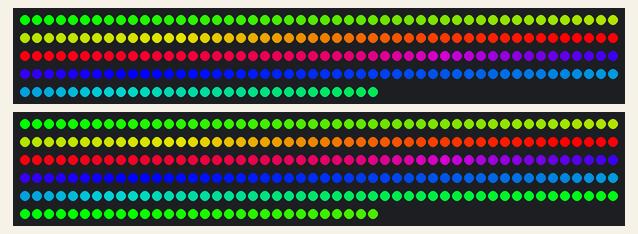
The program below on a simulated Arduino Mega 2560, built with avr-gcc and run on an emulated ATmega2560. On the bench: 230 RGB LEDs in strip order, left to right, continuing on the next row, 280 RGB LEDs in strip order, left to right, continuing on the next row. Colours are those a GRB WS2812 strip shows for the declared byte order.

Above: at 3.21 s.
At 6.35 s:
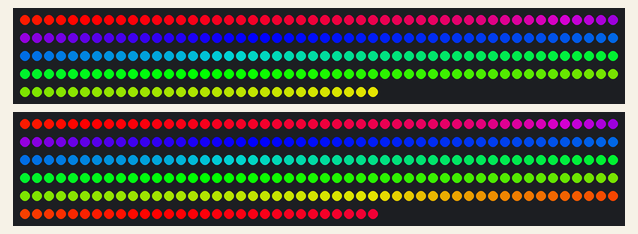
At 10.42 s:
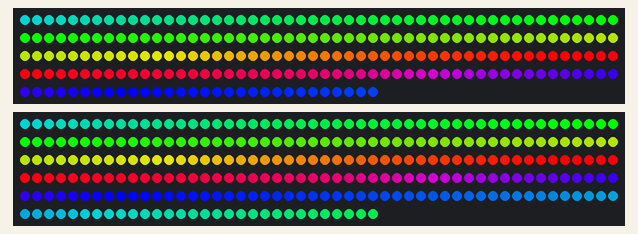
At 19.81 s:
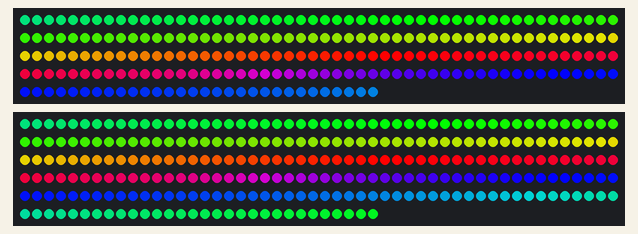
At 26.7 s:
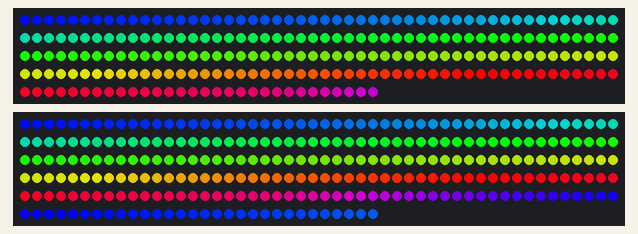
At 38.29 s:
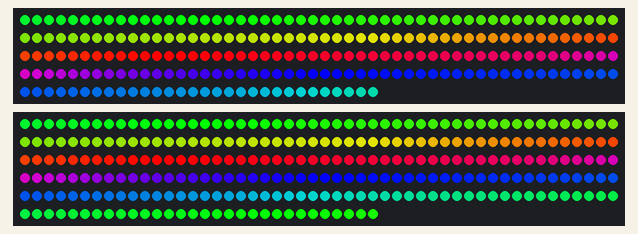

The program:

main.cpp
```cpp
#include <Arduino.h>
#include <FastLED.h>

#define LED_PIN_1     7
#define LED_PIN_2     8
#define NUM_LEDS_PER_STRIPE_LEFT    230
#define NUM_LEDS_PER_STRIPE_RIGHT    280
#define BRIGHTNESS  255
#define LED_TYPE    WS2812B
#define COLOR_ORDER RGB
CRGB leds_l[NUM_LEDS_PER_STRIPE_LEFT];
CRGB leds_r[NUM_LEDS_PER_STRIPE_RIGHT];

int del_val = 100;
byte delaytime = 250;
int wave;

CRGBPalette16 currentPalette;
TBlendType    currentBlending;
#define UPDATES_PER_SECOND 100

void setup() {
  delay(3000); // power-up safety delay
  FastLED.addLeds<LED_TYPE, LED_PIN_1, COLOR_ORDER>(leds_l, NUM_LEDS_PER_STRIPE_LEFT).setCorrection(TypicalLEDStrip);
  FastLED.addLeds<LED_TYPE, LED_PIN_2, COLOR_ORDER>(leds_r, NUM_LEDS_PER_STRIPE_RIGHT).setCorrection(TypicalLEDStrip);
  FastLED.setBrightness(BRIGHTNESS);
  FastLED.setMaxPowerInVoltsAndMilliamps(12,16000);
  FastLED.clear();
  FastLED.show();

  currentPalette = RainbowColors_p;
  currentBlending = LINEARBLEND;
  Serial.begin(115200);
}
/*
void wait(float factor) {
  FastLED.delay(delaytime*factor);
}

void cleanBL(bool shouw) {
  for(int i = 0; i < NUM_LEDS_PER_STRIPE/2; i++) {
    leds_l[i].setRGB(0,0,0);
  }
  if(shouw) {
    FastLED.show();
  }
}

void cleanFL(bool shouw) {
  for(int i = NUM_LEDS_PER_STRIPE/2; i < NUM_LEDS_PER_STRIPE; i++) {
    leds_l[i].setRGB(0,0,0);
  }
  if(shouw) {
    FastLED.show();
  }
}

void cleanFR(bool shouw) {
  for(int i = NUM_LEDS_PER_STRIPE/2; i < NUM_LEDS_PER_STRIPE; i++) {
    leds_r[i].setRGB(0,0,0);
  }
  if(shouw) {
    FastLED.show();
  }
}

void cleanBR(bool shouw) {
  for(int i = 0; i < NUM_LEDS_PER_STRIPE/2; i++) {
    leds_r[i].setRGB(0,0,0);
  }
  if(shouw) {
    FastLED.show();
  }
}

void cleanall() {
  FastLED.clear();
  FastLED.show();
}

void colorBL(byte hue, bool shouw) {
  for(int i = 0; i < NUM_LEDS_PER_STRIPE/2; i++) {
    leds_l[i].setHue(hue);
  }
  if(shouw) {
    FastLED.show();
  }
}

void colorFL(byte hue, bool shouw) {
  for(int i = NUM_LEDS_PER_STRIPE/2; i < NUM_LEDS_PER_STRIPE; i++) {
    leds_l[i].setHue(hue);
  }
  if(shouw) {
    FastLED.show();
  }
}

void colorFR(byte hue, bool shouw) {
  for(int i = NUM_LEDS_PER_STRIPE/2; i < NUM_LEDS_PER_STRIPE; i++) {
    leds_r[i].setHue(hue);
  }
  if(shouw) {
    FastLED.show();
  }
}

void colorBR(byte hue, bool shouw) {
  for(int i = 0; i < NUM_LEDS_PER_STRIPE/2; i++) {
    leds_r[i].setHue(hue);
  }
  if(shouw) {
    FastLED.show();
  }
}
*/
/*
void colspBL(byte hue, byte startled, byte endled, bool shouw) {
  for(byte i = startled-1; i <= endled-1; i++) {
    ledsBL[i].setHue(hue);
  }
  if(shouw) {
    FastLED.show();
  }
}

void colspFL(byte hue, byte startled, byte endled, bool shouw) {
  for(byte i = startled-1; i <= endled-1; i++) {
    ledsFL[i].setHue(hue);
  }
  if(shouw) {
    FastLED.show();
  }
}

void colspFR(byte hue, byte startled, byte endled, bool shouw) {
  for(byte i = startled-1; i <= endled-1; i++) {
    ledsFR[i].setHue(hue);
  }
  if(shouw) {
    FastLED.show();
  }
}

void colspBR(byte hue, byte startled, byte endled, bool shouw) {
  for(byte i = startled-1; i <= endled-1; i++) {
    ledsBR[i].setHue(hue);
  }
  if(shouw) {
    FastLED.show();
  }
}
*/
/*
void whiteBL(bool shouw) {
  for(int i = 0; i < NUM_LEDS_PER_STRIPE/2; i++) {
    leds_l[i].setRGB(255,255,255);
  }
  if(shouw) {
    FastLED.show();
  }
}

void whiteFL(bool shouw) {
  for(int i = NUM_LEDS_PER_STRIPE/2; i < NUM_LEDS_PER_STRIPE; i++) {
    leds_l[i].setRGB(255,255,255);
  }
  if(shouw) {
    FastLED.show();
  }
}

void whiteFR(bool shouw) {
  for(int i = NUM_LEDS_PER_STRIPE/2; i < NUM_LEDS_PER_STRIPE; i++) {
    leds_r[i].setRGB(255,255,255);
  }
  if(shouw) {
    FastLED.show();
  }
}

void whiteBR(bool shouw) {
  for(int i = 0; i < NUM_LEDS_PER_STRIPE/2; i++) {
    leds_r[i].setRGB(255,255,255);
  }
  if(shouw) {
    FastLED.show();
  }
}
*/
/*
void whispBL(byte startled, byte endled, bool shouw) {
  for(byte i = startled-1; i <= endled-1; i++) {
    ledsBL[i].setRGB(255,255,255);
  }
  if(shouw) {
    FastLED.show();
  }
}

void whispFL(byte startled, byte endled, bool shouw) {
  for(byte i = startled-1; i <= endled-1; i++) {
    ledsFL[i].setRGB(255,255,255);
  }
  if(shouw) {
    FastLED.show();
  }
}

void whispFR(byte startled, byte endled, bool shouw) {
  for(byte i = startled-1; i <= endled-1; i++) {
    ledsFR[i].setRGB(255,255,255);
  }
  if(shouw) {
    FastLED.show();
  }
}

void whispBR(byte startled, byte endled, bool shouw) {
  for(byte i = startled-1; i <= endled-1; i++) {
    ledsBR[i].setRGB(255,255,255);
  }
  if(shouw) {
    FastLED.show();
  }
}
*/
/*
void rgbBL(byte r, byte g, byte b, bool shouw) {
  for(int i = 0; i < NUM_LEDS_PER_STRIPE/2; i++) {
    leds_l[i].setRGB(r,g,b);
  }
  if(shouw) {
    FastLED.show();
  }
}

void rgbFL(byte r, byte g, byte b, bool shouw) {
  for(int i = NUM_LEDS_PER_STRIPE/2; i < NUM_LEDS_PER_STRIPE; i++) {
    leds_l[i].setRGB(r,g,b);
  }
  if(shouw) {
    FastLED.show();
  }
}

void rgbFR(byte r, byte g, byte b, bool shouw) {
  for(int i = NUM_LEDS_PER_STRIPE/2; i < NUM_LEDS_PER_STRIPE; i++) {
    leds_r[i].setRGB(r,g,b);
  }
  if(shouw) {
    FastLED.show();
  }
}

void rgbBR(byte r, byte g, byte b, bool shouw) {
  for(int i = 0; i < NUM_LEDS_PER_STRIPE/2; i++) {
    leds_r[i].setRGB(r,g,b);
  }
  if(shouw) {
    FastLED.show();
  }
}

void Cruise1() {
      colorBL(0,0);
      colorBR(160,0);
      colorFR(160,0);
      colorFL(0,1);
}

void Emergency1() {

      colorBL(0,0);
      colorFL(160,0);
      colorFR(0,0);
      colorBR(160,0);
       wait(0.28);
      cleanall();
       wait(0.14); // <- rep1
      colorBL(0,0);
      colorFL(160,0);
      colorFR(0,0);
      colorBR(160,0);
       wait(0.28);
      cleanall();
       wait(0.14); // <- rep2

      colorBL(0,0);
      colorFL(160,0);
      colorFR(0,0);
      colorBR(160,0);
       wait(0.57);
      cleanall();
       wait(0.57);

      colorBR(0,0);
      colorFR(160,0);
      colorFL(0,0);
      colorBL(160,0);
       wait(0.28);
      cleanall();
       wait(0.14); // <- rep1
      colorBR(0,0);
      colorFR(160,0);
      colorFL(0,0);
      colorBL(160,0);
       wait(0.28);
      cleanall();
       wait(0.14); // <- rep2

      colorBR(0,0);
      colorFR(160,0);
      colorFL(0,0);
      colorBL(160,0);
       wait(0.57);
      cleanall();
       wait(0.57);
}

void Emergency2() {
      colorBL(0,0);
      colorFR(160,0);
       wait(0.3);
       wait(0.3);

      colorBL(0,0);
      cleanFL(0);
      colorFR(160,0);
      cleanBR(0);
       wait(0.3);
      cleanBL(0);
      colorFL(0,0);
      cleanFR(0);
      colorBR(160,0);
       wait(0.3);
       wait(0.3);
       wait(0.3);
      colorBL(0,0);
      cleanFL(0);
      colorFR(160,0);
      cleanBR(0);
       wait(0.3);
       wait(0.3);
       wait(0.3);
      cleanBL(0);
      colorFL(0,0);
      cleanFR(0);
      colorBR(160,0);

      colorBL(0,0);
      cleanFL(0);
      colorFR(160,0);
      cleanBR(0);
       wait(0.3);
      cleanBL(0);
      colorFL(0,0);
      cleanFR(0);
      colorBR(160,0);
       wait(0.3);
       wait(0.3);
       wait(0.3);
      colorBL(0,0);
      cleanFL(0);
      colorFR(160,0);
      cleanBR(0);
       wait(0.3);
       wait(0.3);
       wait(0.3);
      cleanBL(0);
      colorFL(0,0);
      cleanFR(0);
      colorBR(160,0);
       wait(0.3);
      cleanFL(0);
      cleanBR(0);
       wait(0.3);
      colorFL(0,0);
      colorBR(160,0);
       wait(0.3);
      cleanall();
       wait(0.3);


      colorBR(0,0);
      colorFL(160,0);
       wait(0.3);
      cleanBR(0);
      cleanFL(0);
       wait(0.3);

      colorBR(0,0);
      colorFL(160,0);
       wait(0.3);
      cleanBR(0);
      colorFR(0,0);
      cleanFL(0);
      colorBL(160,0);
       wait(0.3);
       wait(0.3);
       wait(0.3);
      colorBR(0,0);
      cleanFR(0);
      colorFL(160,0);
      cleanBL(0);
       wait(0.3);
       wait(0.3);
       wait(0.3);
      cleanBR(0);
      colorFR(0,0);
      cleanFL(0);
      colorBL(160,0);

      colorBR(0,0);
      cleanFR(0);
      colorFL(160,0);
      cleanBL(0);
       wait(0.3);
      cleanBR(0);
      colorFR(0,0);
      cleanFL(0);
      colorBL(160,0);
       wait(0.3);
       wait(0.3);
       wait(0.3);
      colorBR(0,0);
      cleanFR(0);
      colorFL(160,0);
      cleanBL(0);
       wait(0.3);
       wait(0.3);
       wait(0.3);
      cleanBR(0);
      colorFR(0,0);
      cleanFL(0);
      colorBL(160,0);
       wait(0.3);
      cleanFR(0);
      cleanBL(0);
       wait(0.3);
      colorFR(0,0);
      colorBL(160,0);
       wait(0.3);
      cleanall();
       wait(0.3);
}

void UrgentEmergency1() {
       colorBL(0,0);
      colorFL(160,0);
      colorFR(0,0);
      colorBR(160,0);
       wait(0.28);
      cleanall();
       wait(0.14); // <- rep1
      colorBL(0,0);
      colorFL(160,0);
      colorFR(0,0);
      colorBR(160,0);
       wait(0.28);
      cleanall();
       wait(0.14); // <- rep2

      colorBL(0,0);
      colorFL(160,0);
      colorFR(0,0);
      colorBR(160,0);
       wait(0.57);
      cleanall();
       wait(0.14);

      for(byte z = 0; z < 3; z++) {
        whiteBL(0);
        whiteFL(0);
        whiteFR(0);
        whiteBR(0);
         wait(0.14);
        cleanall();
         wait(0.07);
      }

      whiteBL(0);
      whiteFL(0);
      whiteFR(0);
      whiteBR(0);
       wait(0.14);
      cleanall();
       wait(0.57);


      colorBR(0,0);
      colorFR(160,0);
      colorFL(0,0);
      colorBL(160,0);
       wait(0.28);
      cleanall();
       wait(0.14); // <- rep1
      colorBR(0,0);
      colorFR(160,0);
      colorFL(0,0);
      colorBL(160,0);
       wait(0.28);
      cleanall();
       wait(0.14); // <- rep2

      colorBR(0,0);
      colorFR(160,0);
      colorFL(0,0);
      colorBL(160,0);
       wait(0.57);
      cleanall();
       wait(0.14);

      for(byte z = 0; z < 3; z++) {
        whiteBL(0);
        whiteFL(0);
        whiteFR(0);
        whiteBR(0);
         wait(0.14);
        cleanall();
         wait(0.07);
      }

      whiteBL(0);
      whiteFL(0);
      whiteFR(0);
      whiteBR(0);
       wait(0.14);
      cleanall();
       wait(0.57);

}

void UrgentEmergency2() {
       colorBL(0,0);
      whiteFL(0);
      colorFR(160,0);
      whiteBR(0);
       wait(0.3);
      cleanBL(0);
      cleanFR(0);
       wait(0.3);

      colorBL(0,0);
      cleanFL(0);
      colorFR(160,0);
      cleanBR(0);
       wait(0.3);
      cleanBL(0);
      colorFL(0,0);
      cleanFR(0);
      colorBR(160,0);
       wait(0.3);
      whiteBL(0);
      whiteFR(0);
       wait(0.3);
      cleanBL(0);
      cleanFR(0);
       wait(0.3);
      colorBL(0,0);
      cleanFL(0);
      colorFR(160,0);
      cleanBR(0);
       wait(0.3);
      whiteFL(0);
      whiteBR(0);
       wait(0.3);
      cleanFL(0);
      cleanBR(0);
       wait(0.3);
      cleanBL(0);
      colorFL(0,0);
      cleanFR(0);
      colorBR(160,0);

      colorBL(0,0);
      cleanFL(0);
      colorFR(160,0);
      cleanBR(0);
       wait(0.3);
      cleanBL(0);
      colorFL(0,0);
      cleanFR(0);
      colorBR(160,0);
       wait(0.3);
      whiteBL(0);
      whiteFR(0);
       wait(0.3);
      cleanBL(0);
      cleanFR(0);
       wait(0.3);
      colorBL(0,0);
      cleanFL(0);
      colorFR(160,0);
      cleanBR(0);
       wait(0.3);
      whiteFL(0);
      whiteBR(0);
       wait(0.3);
      cleanFL(0);
      cleanBR(0);
       wait(0.3);
      cleanBL(0);
      colorFL(0,0);
      cleanFR(0);
      colorBR(160,0);
       wait(0.3);
      whiteBL(0);
      cleanFL(0);
      whiteFR(0);
      cleanBR(0);
       wait(0.3);
      colorFL(0,0);
      colorBR(160,0);
       wait(0.3);
      cleanall();
       wait(0.3);


      colorBR(0,0);
      whiteFR(0);
      colorFL(160,0);
      whiteBL(0);
       wait(0.3);
      cleanBR(0);
      cleanFL(0);
       wait(0.3);

      colorBR(0,0);
      cleanFR(0);
      colorFL(160,0);
      cleanBL(0);
       wait(0.3);
      cleanBR(0);
      colorFR(0,0);
      cleanFL(0);
      colorBL(160,0);
       wait(0.3);
      whiteBR(0);
      whiteFL(0);
       wait(0.3);
      cleanBR(0);
      cleanFL(0);
       wait(0.3);
      colorBR(0,0);
      cleanFR(0);
      colorFL(160,0);
      cleanBL(0);
       wait(0.3);
      whiteFR(0);
      whiteBL(0);
       wait(0.3);
      cleanFR(0);
      cleanBL(0);
       wait(0.3);
      cleanBR(0);
      colorFR(0,0);
      cleanFL(0);
      colorBL(160,0);

      colorBR(0,0);
      cleanFR(0);
      colorFL(160,0);
      cleanBL(0);
       wait(0.3);
      cleanBR(0);
      colorFR(0,0);
      cleanFL(0);
      colorBL(160,0);
       wait(0.3);
      whiteBR(0);
      whiteFL(0);
       wait(0.3);
      cleanBR(0);
      cleanFL(0);
       wait(0.3);
      colorBR(0,0);
      cleanFR(0);
      colorFL(160,0);
      cleanBL(0);
       wait(0.3);
      whiteFR(0);
      whiteBL(0);
       wait(0.3);
      cleanFR(0);
      cleanBL(0);
       wait(0.3);
      cleanBR(0);
      colorFR(0,0);
      cleanFL(0);
      colorBL(160,0);
       wait(0.3);
      whiteBR(0);
      cleanFR(0);
      whiteFL(0);
      cleanBL(0);
       wait(0.3);
      colorFR(0,0);
      colorBL(160,0);
       wait(0.3);
      cleanall();
       wait(0.3);
}

void bike_policelights_us() {
  for(int i = 0; i < random(1, 5); i++) {
    Cruise1();
  }
    for(int i = 0; i < random(1, 10); i++) {
    Emergency1();
  }
    for(int i = 0; i < random(1, 10); i++) {
    Emergency2();
  }
    for(int i = 0; i < random(1, 5); i++) {
    UrgentEmergency1();
  }
    for(int i = 0; i < random(1, 5); i++) {
    UrgentEmergency2();
  }
}

void Standlicht() {
      for(byte w = 0; w <= 254; w++) {
        wave = quadwave8(w);
        rgbFR(0,0,wave,0);
        rgbBL(0,0,wave,0);
        rgbFL(0,0,wave,0);
        rgbBR(0,0,wave,0);
        wait(0.01);
      }
}

void Einsatzfahrt1() {
      colorFL(160,0);
       wait(0.25);
      colorFR(160,0);
       wait(0.5);
      cleanFL(0);
       wait(0.25);
      cleanFR(0);
      colorBL(160,0);
      colorBR(160,0);
       wait(0.25);
      colorFL(160,0);
       wait(0.25);
      colorFR(160,0);
      cleanFL(0);
      cleanBL(0);
      cleanBR(0);
       wait(0.25);
      cleanFR(0);
      colorBL(160,0);
      colorBR(160,0);
       wait(0.25);
       wait(0.25);
      cleanBL(0);
      cleanBR(1);
}

void Einsatzfahrt2() {
 for(byte j = 0; j < 2; j++) {
        colorBL(160,0);
        colorFR(160,0);
         wait(0.28);
        cleanBL(0);
        cleanFR(0);
         wait(0.14);
      }
      colorBL(160,0);
      colorFR(160,0);
      wait(0.57);
      cleanBL(0);
      cleanFR(0);
      for(byte j = 0; j < 2; j++) {
        colorBR(160,0);
        colorFL(160,0);
         wait(0.28);
        cleanBR(0);
        cleanFL(0);
         wait(0.14);
      }
      colorBR(160,0);
      colorFL(160,0);
       wait(0.57);
      cleanBR(0);
      cleanFL(1);
}

void AchtungEinsatz1() {
colorFL(160,0);
       wait(0.25);
      colorFR(160,0);
        whiteBL(0);
        whiteBR(0);
       wait(0.125);
        cleanBL(0);
        cleanBR(0);
       wait(0.0625);
        whiteBL(0);
        whiteBR(0);
       wait(0.125);
        cleanBL(0);
        cleanBR(0);
       wait(0.0625);
        whiteBL(0);
        whiteBR(0);
       wait(0.125);
        cleanBL(0);
        cleanBR(0);
       wait(0.0625);
        whiteBL(0);
        whiteBR(0);
       wait(0.125);
        cleanBL(0);
        cleanBR(0);
       wait(0.0625);
        whiteBL(0);
        whiteBR(0);
       wait(0.125);
        cleanBL(0);
        cleanBR(0);
       wait(0.0625);
        whiteBL(0);
        whiteBR(0);
       wait(0.125);
        cleanBL(0);
        cleanBR(0);
       wait(0.1875);
      cleanFL(0);
       wait(0.25);
      cleanFR(0);
        colorBL(160,0);
        colorBR(160,0);
       wait(0.25);
      colorFL(160,0);
       wait(0.25);
      colorFR(160,0);
      cleanFL(0);
        cleanBL(0);
        cleanBR(0);
       wait(0.25);
      cleanFR(0);
        colorBL(160,0);
        colorBR(160,0);
      whiteFL(0);
       wait(0.125);
      cleanFL(0);
       wait(0.0625);
      whiteFL(0);
       wait(0.0625);
      whiteFR(0);
       wait(0.0625);
      cleanFL(0);
       wait(0.0625);
      cleanFR(0);
      whiteFL(0);
       wait(0.0625);
      whiteFR(0);
       wait(0.0625);
      cleanFL(0);
        cleanBL(0);
        cleanBR(0);
       wait(0.0625);
      cleanFR(0);
       wait(0.0625);
      whiteFR(0);
       wait(0.0625);
       wait(0.0625);
      cleanFR(0);
}

void AchtungEinsatz2() {

        colorBL(160,0);
        colorFR(160,0);
         wait(0.14);
          whiteBR(0);
          whiteFL(0);
         wait(0.14);
        cleanBL(0);
        cleanFR(0);
         wait(0.14);
        colorBL(160,0);
        colorFR(160,0);
         wait(0.14);
          cleanBR(0);
          cleanFL(0);
         wait(0.14);
        cleanBL(0);
        cleanFR(0);
          whiteBR(0);
          whiteFL(0);
         wait(0.14);

      colorBL(160,0);
      colorFR(160,0);
       wait(0.42);
        cleanBR(0);
        cleanFL(0);
       wait(0.14);
      cleanBL(0);
      cleanFR(0);

        colorBR(160,0);
        colorFL(160,0);
         wait(0.14);
          whiteBL(0);
          whiteFR(0);
         wait(0.14);
        cleanBR(0);
        cleanFL(0);
         wait(0.14);
        colorBR(160,0);
        colorFL(160,0);
         wait(0.14);
          cleanBL(0);
          cleanFR(0);
         wait(0.14);
        cleanBR(0);
        cleanFL(0);
          whiteBL(0);
          whiteFR(0);
         wait(0.14);


      colorBR(160,0);
      colorFL(160,0);
       wait(0.42);
        cleanBL(0);
        cleanFR(0);
       wait(0.14);
      cleanBR(0);
      cleanFL(1);
}

void bike_policelights_eu() {
  for(int i = 0; i < random(1, 5); i++) {
    Standlicht();
  }
    for(int i = 0; i < random(1, 10); i++) {
    Einsatzfahrt1();
  }
    for(int i = 0; i < random(1, 10); i++) {
    Einsatzfahrt2();
  }
    for(int i = 0; i < random(1, 5); i++) {
    AchtungEinsatz1();
  }
    for(int i = 0; i < random(1, 5); i++) {
    AchtungEinsatz2();
  }
}
*/

void flowing_rainbow(int colorIndex) {
  for (int l = 0; l < NUM_LEDS_PER_STRIPE_RIGHT; l++) {
    if(l<NUM_LEDS_PER_STRIPE_LEFT){
      leds_l[l] = ColorFromPalette(currentPalette, colorIndex, BRIGHTNESS, currentBlending);
    }
    if(l<NUM_LEDS_PER_STRIPE_RIGHT){
      leds_r[l] = ColorFromPalette(currentPalette, colorIndex, BRIGHTNESS, currentBlending);
    }
    colorIndex += 1;
  }
}

void uniform_rainbow() {
  for (int c = 0; c < 255; c++) {
    for (int l = 0; l < NUM_LEDS_PER_STRIPE_LEFT; l++) {
      if(l<NUM_LEDS_PER_STRIPE_LEFT) {
        leds_l[l].setHue(c);
      }
      if(l>NUM_LEDS_PER_STRIPE_LEFT) {
        leds_r[l].setHue(c);
      }
    }
    FastLED.show();
    FastLED.delay(1000 / UPDATES_PER_SECOND);
  }
}

void police_lights() {
  for (int i = 0; i < 4; i++) {
    leds_l[0].setRGB(0,0,255);
    FastLED.delay(del_val);
    FastLED.clear();
    FastLED.delay(del_val/3);
    leds_l[0].setRGB(0,0,255);
    FastLED.delay(del_val);
    FastLED.clear();
    FastLED.delay(del_val);

    leds_l[1].setRGB(0,0,255);
    FastLED.delay(del_val);
    FastLED.clear();
    FastLED.delay(del_val/3);
    leds_l[1].setRGB(0,0,255);
    FastLED.delay(del_val);
    FastLED.clear();
    FastLED.delay(del_val);
  }
  for (int i = 0; i < 8; i++) {
    leds_l[0].setRGB(0,0,255);leds_l[1].setRGB(0,0,0);
    FastLED.delay(del_val*2);
    leds_l[0].setRGB(0,0,0);leds_l[1].setRGB(0,0,255);
    FastLED.delay(del_val*2);
  }
}


void loop() {
  static int startIndex = 0;
  startIndex++;
  flowing_rainbow(startIndex);
  //uniform_rainbow();

  //police_lights();

  //bike_policelights_us();
  //bike_policelights_eu();

  //FastLED.clear();

  FastLED.show();
}
```
